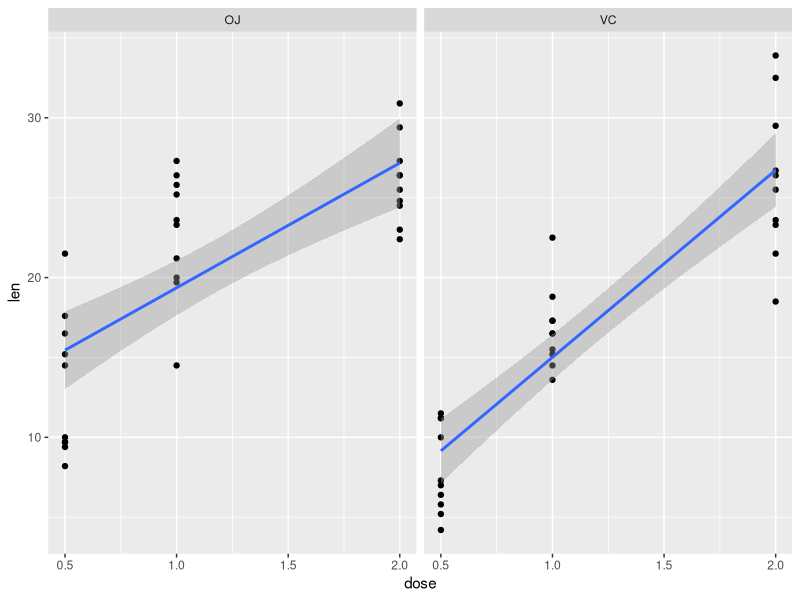

The R source for this figure: (Note: this script raises an error after producing the figure.)
## ---- chunk 1
library(datasets)
library(ggplot2)
tooth <- ToothGrowth
## ---- chunk 2
str(tooth)
summary(tooth)
## ---- chunk 3
p <- ggplot(tooth, aes(dose, len)) + geom_point()
p + facet_grid(. ~ supp) + geom_smooth(method=lm)
## ---- chunk 4
tooth0.5 <- subset(tooth, dose == 0.5)
tooth1.0 <- subset(tooth, dose == 1.0)
tooth2.0 <- subset(tooth, dose == 2.0)
## ---- chunk 5
t.test(tooth0.5$len ~ tooth0.5$supp, paired=F, var.equal=T)
t.test(tooth1.0$len ~ tooth1.0$supp, paired=F, var.equal=T)
t.test(tooth2.0$len ~ tooth2.0$supp, paired=F, var.equal=T)

